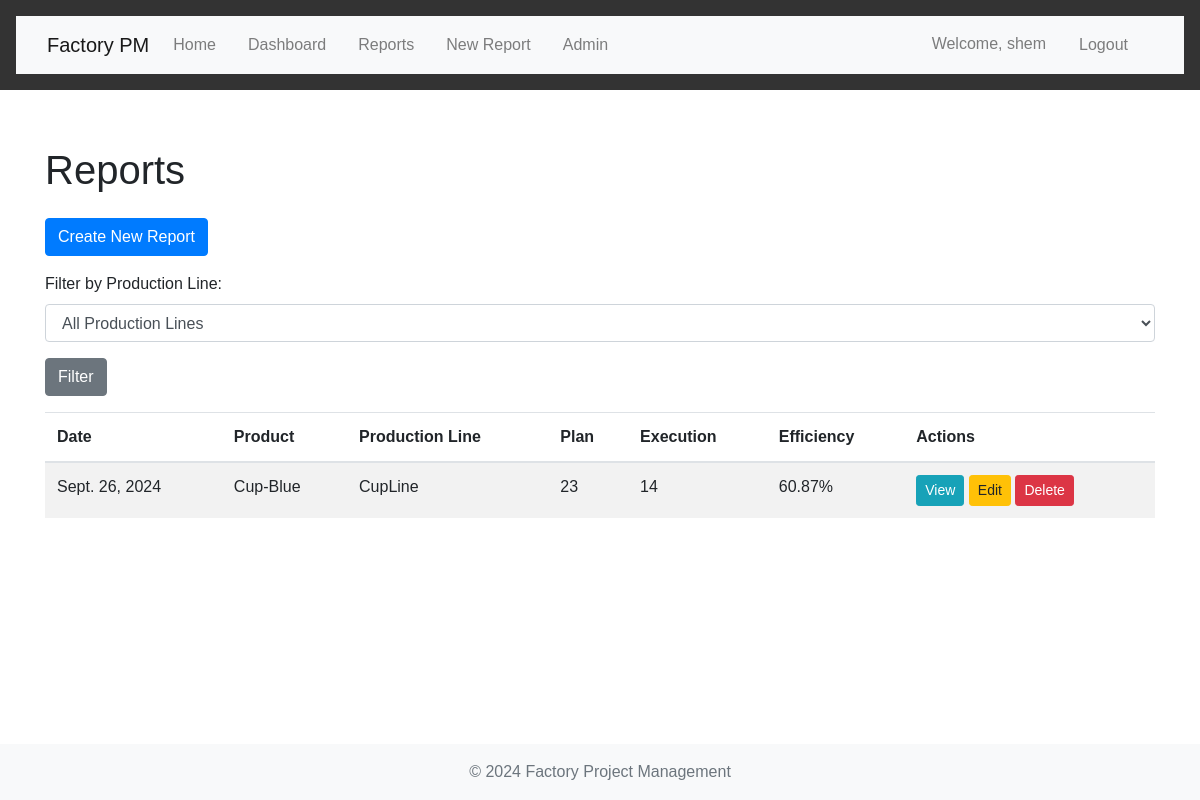
The app's page /reports/ (signed in) with its own data.
### reports/models.py (models this page shows, shortened)
class Report(models.Model):
    HOUR_CHOICES = [(x, f'{x:02d}') for x in range(1, 25)]
    id = models.AutoField(primary_key=True)
    day = models.DateField(default=timezone.now, help_text="Date of the report.")
    start_hour = models.IntegerField(
        choices=HOUR_CHOICES,
        validators=[MinValueValidator(1), MaxValueValidator(24)],
        help_text="Start hour of the production period (1-24)."
    )
    end_hour = models.IntegerField(
        choices=HOUR_CHOICES,
        validators=[MinValueValidator(1), MaxValueValidator(24)],
        help_text="End hour of the production period (1-24)."
    )
    user = models.ForeignKey(User, on_delete=models.CASCADE, related_name='reports', help_text="User who created the report.")
    product = models.ForeignKey(Product, on_delete=models.CASCADE, related_name='reports', help_text="Product being reported on.")
    plan = models.PositiveBigIntegerField(help_text="Planned production for the day.")
    execution = models.PositiveBigIntegerField(help_text="Actual production achieved.")
    production_line = models.ForeignKey(ProductionLine, on_delete=models.CASCADE, related_name='reports', help_text="Production line used for the report.")
    updated = models.DateTimeField(auto_now=True, help_text="Last time the report was updated.")
    created = models.DateTimeField(auto_now_add=True, help_text="Time the report was initially created.")
    class Meta:
        ordering = ['-created']
        verbose_name = "Production Report"
        verbose_name_plural = "Production Reports"
    def get_efficiency(self):
        return (self.execution / self.plan) * 100 if self.plan > 0 else 0

### products/models.py (models this page shows, shortened)
class Product(models.Model):
    name = models.CharField(max_length=220, unique=True, help_text="Name of the product (must be unique).")
    description = models.TextField(blank=True, null=True, help_text="Optional detailed description of the product.")
    short_code = models.CharField(max_length=20, unique=True, help_text="Unique short code to identify the product.")
    updated = models.DateTimeField(auto_now=True, help_text="The last time the product was updated.")
    created = models.DateTimeField(auto_now_add=True, help_text="The time when the product was created.")
    class Meta:
        ordering = ['name']
        verbose_name = "Product"
        verbose_name_plural = "Products"

### areas/models.py (models this page shows, shortened)
class ProductionLine(models.Model):
    name = models.CharField(max_length=120, unique=True, help_text="Name of the production line (must be unique).")
    team_leader = models.ForeignKey(Profile, on_delete=models.CASCADE, related_name='production_lines', help_text="Profile of the team leader managing this production line.")
    products = models.ManyToManyField(Product, related_name='production_lines', help_text="Products associated with this production line.")
    class Meta:
        ordering = ['name']
        verbose_name = "Production Line"
        verbose_name_plural = "Production Lines"

### reports/views.py (the view)
# urls.py: path('', ReportListView.as_view(), name='report-list'),
class ReportListView(LoginRequiredMixin, ListView):
    model = Report
    template_name = 'reports/report_list.html'
    context_object_name = 'reports'
    paginate_by = 10
    def get_queryset(self):
        queryset = super().get_queryset().filter(user=self.request.user)
        production_line = self.request.GET.get('production_line')
        if production_line:
            queryset = queryset.filter(production_line__name=production_line)
        return queryset.order_by('-day')
    def get_context_data(self, **kwargs):
        context = super().get_context_data(**kwargs)
        context['production_lines'] = ProductionLine.objects.all()
        return context

### reports/templates/reports/report_list.html (shortened to what this page needs)
{% extends 'base.html' %}
{% block content %}
<h1 class="mb-4">Reports</h1>
<div class="mb-3">
    <a href="{% url 'reports:report-create' %}" class="btn btn-primary">Create New Report</a>
</div>
<form method="get" class="mb-3">
    <div class="form-group">
        <label for="production_line">Filter by Production Line:</label>
        <select name="production_line" id="production_line" class="form-control">
            <option value="">All Production Lines</option>
        </select>
    </div>
    <button type="submit" class="btn btn-secondary">Filter</button>
</form>
{% if reports %}
    <div class="table-responsive">
        <table class="table table-striped">
            <thead>
                <tr>
                    <th>Date</th>
                    <th>Product</th>
                    <th>Production Line</th>
                    <th>Plan</th>
                    <th>Execution</th>
                    <th>Efficiency</th>
                    <th>Actions</th>
                </tr>
            </thead>
            <tbody>
                {% for report in reports %}
                    <tr>
                        <td>{{ report.day }}</td>
                        <td>{{ report.product.name }}</td>
                        <td>{{ report.production_line.name }}</td>
                        <td>{{ report.plan }}</td>
                        <td>{{ report.execution }}</td>
                        <td>{{ report.get_efficiency|floatformat:2 }}%</td>
                        <td>
                            <a href="{% url 'reports:report-detail' report.pk %}" class="btn btn-sm btn-info">View</a>
                            <a href="{% url 'reports:report-update' report.pk %}" class="btn btn-sm btn-warning">Edit</a>
                            <a href="{% url 'reports:report-delete' report.pk %}" class="btn btn-sm btn-danger">Delete</a>
                        </td>
                    </tr>
                {% endfor %}
            </tbody>
        </table>
    </div>
{% else %}
    <p>No reports found.</p>
{% endif %}
{% endblock %}

### templates/base.html (shortened to what this page needs)
{% load static %}
<!DOCTYPE html>
<html lang="en">
<head>
    <link href="https://stackpath.bootstrapcdn.com/bootstrap/4.5.2/css/bootstrap.min.css" rel="stylesheet">
    <link href="{% static 'css/style.css' %}" rel="stylesheet">
</head>
<body>
    <header>
        <nav class="navbar navbar-expand-lg navbar-light bg-light">
            <div class="container">
                <a class="navbar-brand" href="{% url 'home' %}">Factory PM</a>
                <div class="collapse navbar-collapse" id="navbarNav">
                    <ul class="navbar-nav mr-auto">
                        <li class="nav-item">
                            <a class="nav-link" href="{% url 'home' %}">Home</a>
                        </li>
                        <li class="nav-item">
                            <a class="nav-link" href="{% url 'reports:dashboard' %}">Dashboard</a>
                        </li>
                        <li class="nav-item">
                            <a class="nav-link" href="{% url 'reports:report-list' %}">Reports</a>
                        </li>
                        <li class="nav-item">
                            <a class="nav-link" href="{% url 'reports:report-create' %}">New Report</a>
                        </li>
                        {% if user.is_staff %}
                        <li class="nav-item">
                            <a class="nav-link" href="{% url 'admin:index' %}">Admin</a>
                        </li>
                        {% endif %}
                    </ul>
                    <ul class="navbar-nav ml-auto">
                        {% if user.is_authenticated %}
                            <li class="nav-item">
                                <span class="nav-link">Welcome, {{ user.username }}</span>
                            </li>
                            <li class="nav-item">
                                <form method="post" action="{% url 'accounts:logout' %}" class="form-inline">
                                    <button type="submit" class="btn btn-link nav-link">Logout</button>
                                </form>
                            </li>
                        {% endif %}
                    </ul>
                </div>
            </div>
        </nav>
    </header>
    <main role="main" class="container mt-4">
        {% block content %}
        {% endblock %}
    </main>
    <footer class="footer mt-auto py-3 bg-light">
        <div class="container text-center">
            <span class="text-muted">© 2024 Factory Project Management</span>
        </div>
    </footer>
</body>
</html>

### static/css/style.css (style rules this page uses)
body { display: flex; flex-direction: column; min-height: 100vh; }
main { flex: 1; }
.table-responsive { overflow-x: auto; }
body { font-family: Arial, sans-serif; margin: 0; padding: 0; display: flex; flex-direction: column; min-height: 100vh; }
header { background-color: #333; color: white; padding: 1rem; }
nav ul { list-style-type: none; padding: 0; margin: 0; display: flex; }
nav ul li { margin-right: 1rem; }
nav ul li a { color: white; text-decoration: none; }
main { flex: 1; padding: 2rem; }
footer { background-color: #333; color: white; text-align: center; padding: 1rem; }

### records on screen
Report: day "Sept. 26, 2024", product.name "Cup-Blue", production_line.name "CupLine", plan "23", execution "14", get_efficiency "60.87"

### other values on screen
{{ user.username }} "shem"
